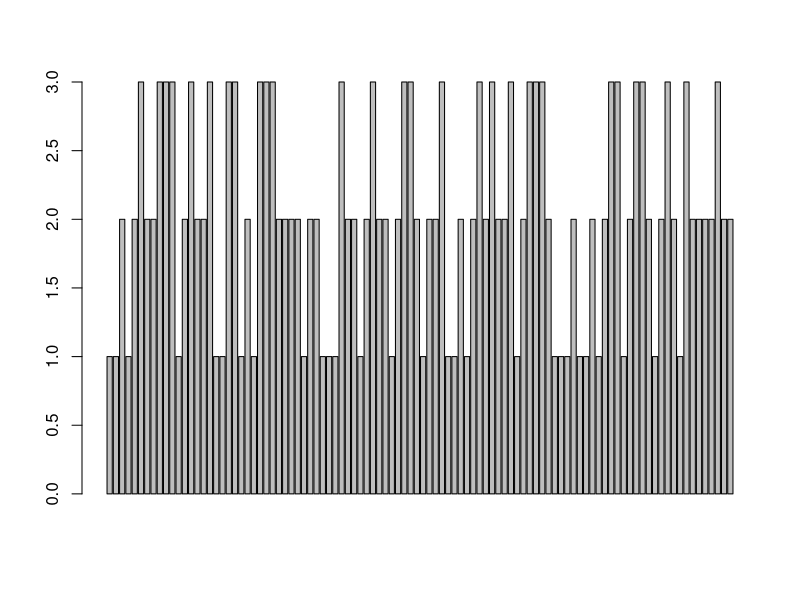
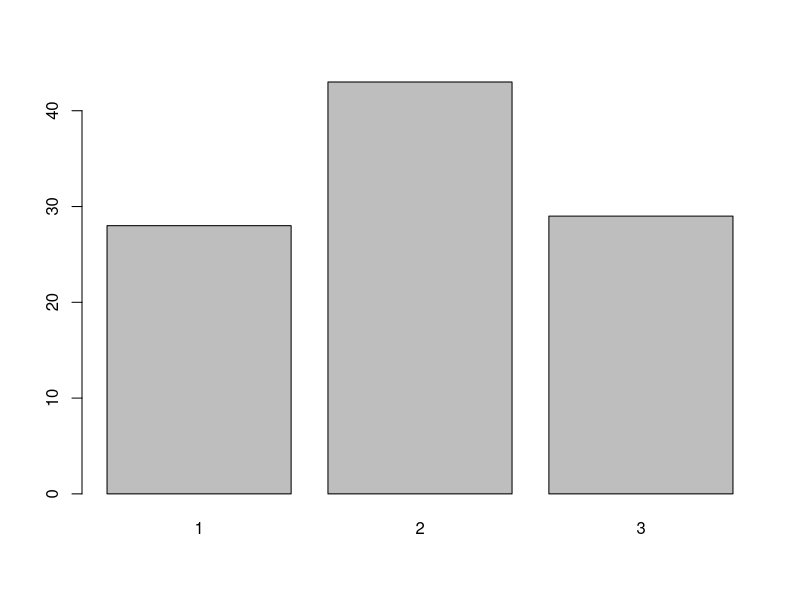
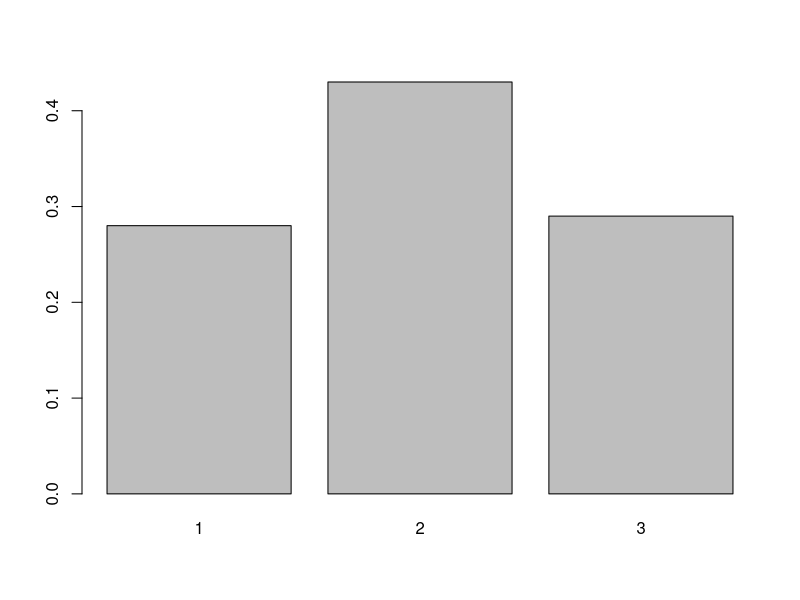
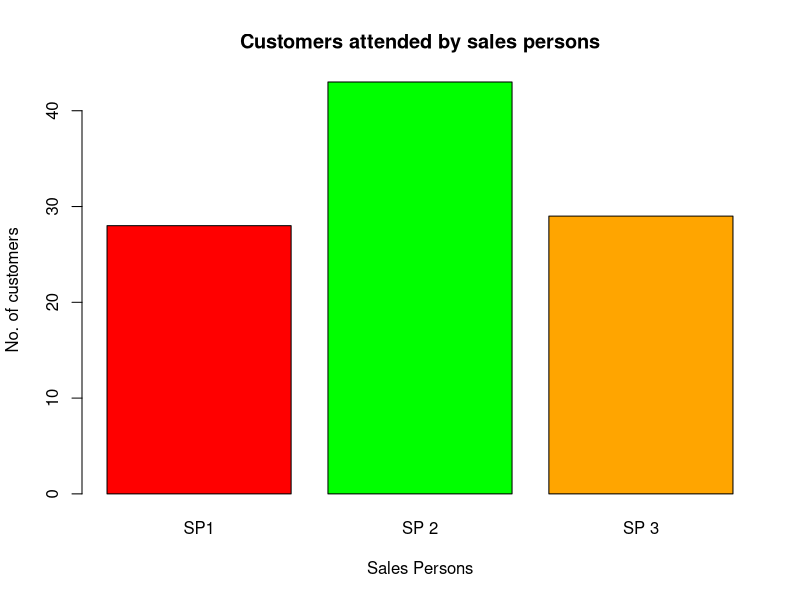

Reproduce these figures in R, in order.
sales = c(1,1,2,1,2,3,2,2,3,3,3,1,2,3,2,2,
          3,1,1,3,3,1,2,1,3,3,3,2,2,2,2,1,
          2,2,1,1,1,3,2,2,1,2,3,2,2,1,2,3,
          3,2,1,2,2,3,1,1,2,1,2,3,2,3,2,2,
          3,1,2,3,3,3,2,1,1,1,2,1,1,2,1,2,
          3,3,1,2,3,3,2,1,2,3,2,1,3,2,2,2,2,3,2,2)

barplot(sales)  #gives individual bar 

barplot(table(sales)) #absolute freq

barplot(table(sales)/length(sales)) #relative freq

barplot(table(sales), main = "Customers attended by sales persons",
        names.arg=c("SP1", "SP 2", "SP 3"), xlab = "Sales Persons",
        ylab = "No. of customers",col=c("red","green","orange"))

#main gives title to the bar plot
#names.arg is used to name each bar
#xlab and ylab are used to give labels to x & y axis respectively
#col is used to give colors to each bar
